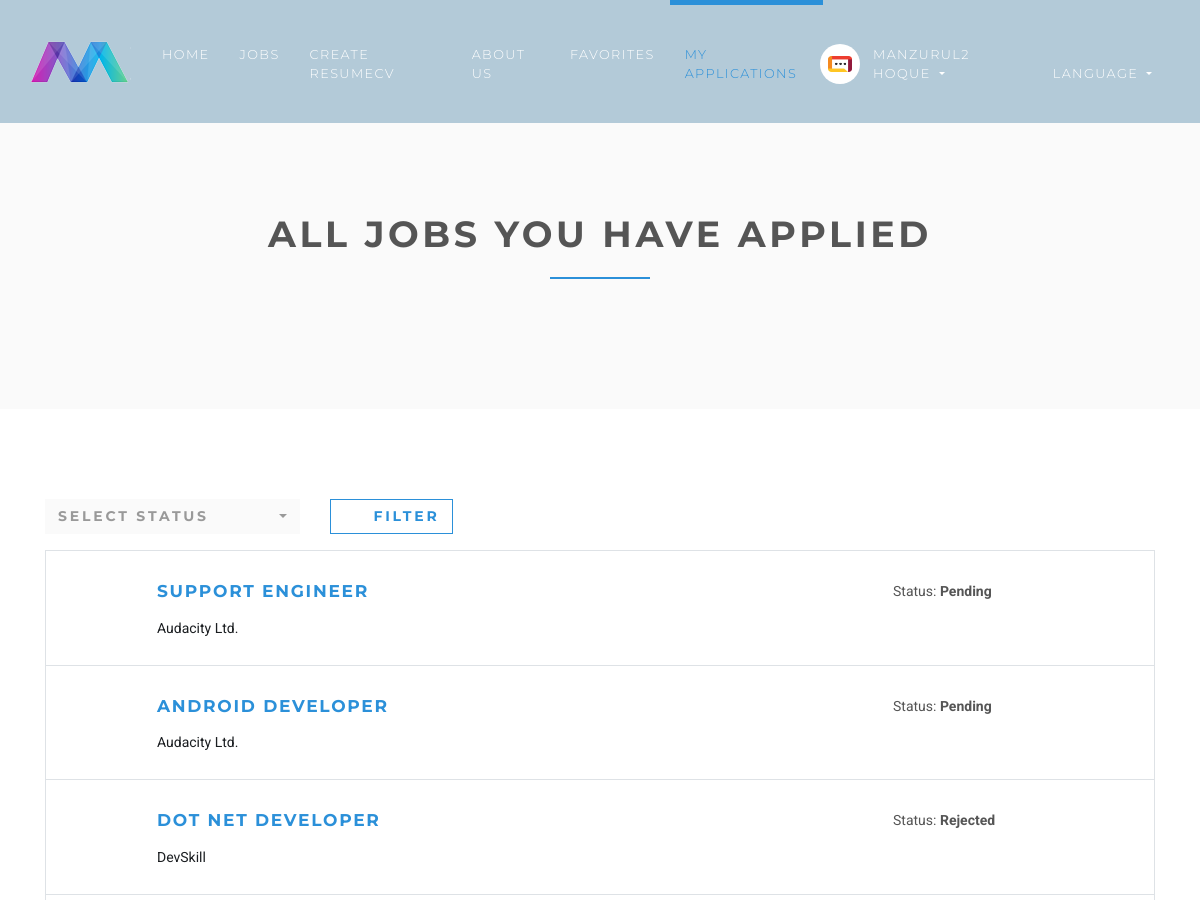
/en/employee/my-applications (signed in, upper part), run on an earlier commit of the app's database.
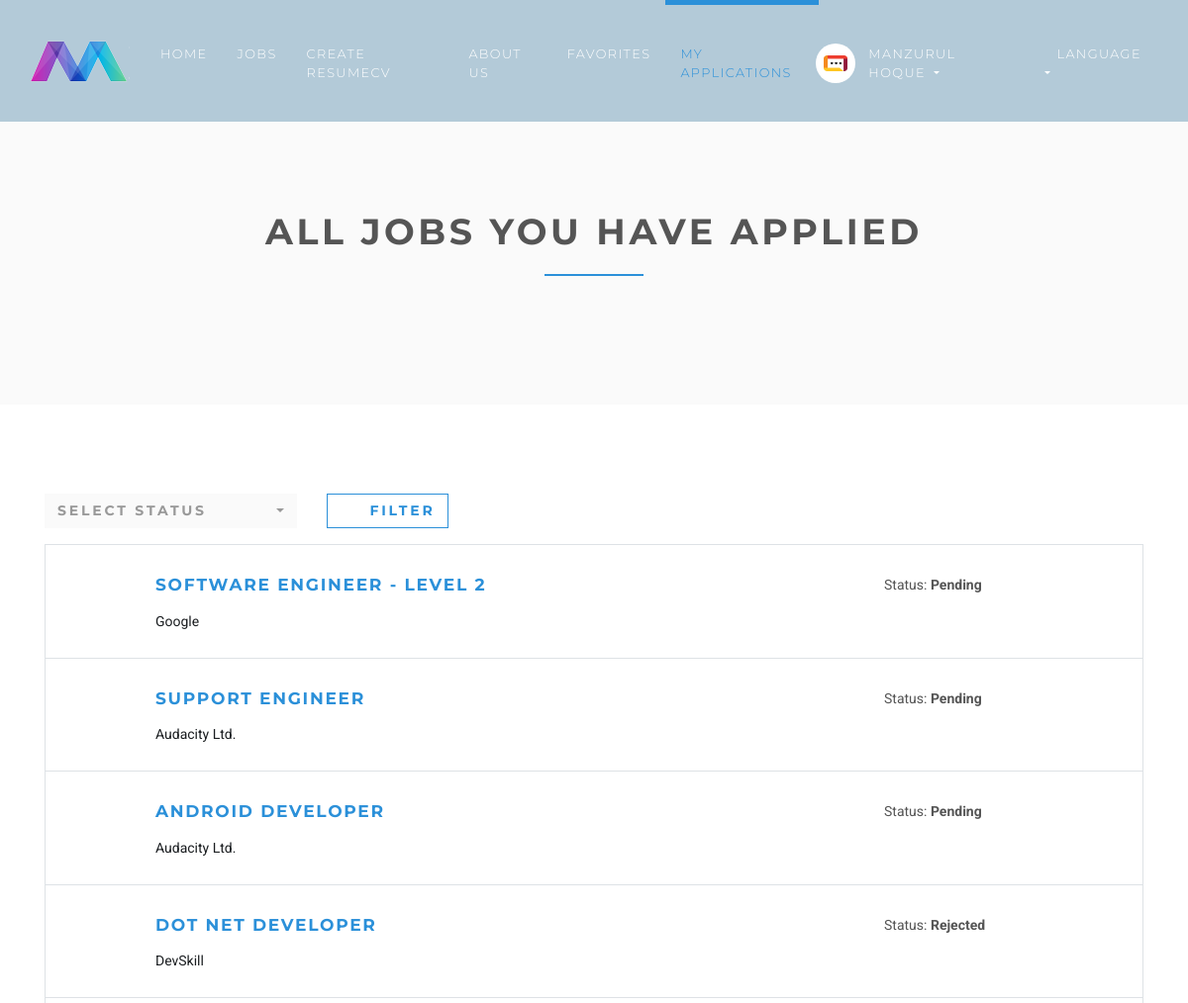
And on a later commit of the database.
### accounts/models.py (models this page shows, shortened)
class User(AbstractUser):
    username = None
    role = models.CharField(max_length=12, error_messages={"required": "Role must be provided"})
    gender = models.CharField(max_length=10, blank=True, null=True, default="")
    email = models.EmailField(
        unique=True, blank=False, error_messages={"unique": "A user with that email already exists."}
    )
    USERNAME_FIELD = "email"
    REQUIRED_FIELDS = []
    objects = UserManager()

### jobsapp/models.py (models this page shows, shortened)
class Applicant(models.Model):
    user = models.ForeignKey(User, on_delete=models.CASCADE)
    job = models.ForeignKey(Job, on_delete=models.CASCADE, related_name="applicants")
    created_at = models.DateTimeField(default=timezone.now)
    comment = models.TextField(blank=True, null=True)
    status = models.SmallIntegerField(default=1)
    class Meta:
        ordering = ["id"]
        unique_together = ["user", "job"]
    @property
    def get_status(self):
        if self.status == 1:
            return "Pending"
        elif self.status == 2:
            return "Accepted"
        else:
            return "Rejected"

class Job(models.Model):
    user = models.ForeignKey(User, on_delete=models.CASCADE)
    title = models.CharField(max_length=300)
    description = models.TextField()
    location = models.CharField(max_length=150)
    type = models.CharField(choices=JOB_TYPE, max_length=10)
    category = models.CharField(max_length=100)
    last_date = models.DateTimeField()
    company_name = models.CharField(max_length=100)
    company_description = models.CharField(max_length=300)
    website = models.CharField(max_length=100, default="")
    created_at = models.DateTimeField(default=timezone.now)
    filled = models.BooleanField(default=False)
    salary = models.IntegerField(default=0, blank=True)
    tags = models.ManyToManyField(Tag)
    objects = JobManager()
    class Meta:
        ordering = ["id"]

### jobsapp/views/employee.py (the view)
# urls.py: path("my-applications", EmployeeMyJobsListView.as_view(), name="employee-my-applications"),
@method_decorator(login_required(login_url=reverse_lazy("accounts:login")), name="dispatch")
@method_decorator(user_is_employee, name="dispatch")
class EmployeeMyJobsListView(ListView):
    model = Applicant
    template_name = "jobs/employee/my-applications.html"
    context_object_name = "applicants"
    paginate_by = 6
    def get_queryset(self):
        self.queryset = (
            self.model.objects.select_related("job").filter(user_id=self.request.user.id).order_by("-created_at")
        )
        if (
            "status" in self.request.GET
            and len(self.request.GET.get("status")) > 0
            and int(self.request.GET.get("status")) > 0
        ):
            self.queryset = self.queryset.filter(status=int(self.request.GET.get("status")))
        return self.queryset

### templates/jobs/employee/my-applications.html (shortened to what this page needs)
{% extends 'base.html' %}
{% load static %}
{% load is_favorited %}
{% load url_replace %}
{% block styles %}
    <link href="https://cdnjs.cloudflare.com/ajax/libs/select2/4.0.3/css/select2.min.css" rel="stylesheet"/>
    <link href="https://cdnjs.cloudflare.com/ajax/libs/select2-bootstrap-theme/0.1.0-beta.10/select2-bootstrap.min.css"
          rel="stylesheet"/>
    <link rel="stylesheet" href="{% static 'vendor/bootstrap-select/css/bootstrap-select.min.css' %}">
{% endblock %}
{% block content %}
    <section class="bg-light-gray">
        <div class="container">
            <div class="row">
                <div class="col-lg-8 mx-auto">
                    <h1 class="heading">All jobs you have applied</h1>
                </div>
            </div>
        </div>
    </section>
    <section style="margin-top: 0 !important;">
        <div class="container">
            <form id="job-main-form" method="get" action="" class="job-main-form">
                <div class="controls">
                    <div class="row align-items-center">
                        <div class="col-3">
                            <div class="form-group">
                                <select id="status" name="status" class="form-control select2">
                                    <option value="" selected>Select status</option>
                                </select>
                            </div>
                        </div>
                        <div class="col-6">
                            <div class="form-group">
                                <button type="submit" class="btn btn-outline-white-primary"><i class="fa fa-magic"></i>
                                    Filter
                                </button>
                            </div>
                        </div>
                    </div>
                </div>
            </form>
            {% for applicant in applicants %}
                <div class="job-listing">
                    <div class="row">
                        <div class="col-md-12 col-lg-6">
                            <div class="row">
                                <div class="col-2">
                                </div>
                                <div class="col-10">
                                    <h4 class="job__title">
                                        <a href="{% url 'jobs:jobs-detail' applicant.job.id %}">{{ applicant.job.title }}</a>
                                    </h4>
                                    <p class="job__company">
                                        <a href="#" style="color: #1b1e21">{{ applicant.job.company_name }}</a>
                                    </p>
                                </div>
                            </div>
                        </div>
                        <div class="col-10 col-md-3 col-lg-3 ml-auto">
                            <p>Status: <b>{{ applicant.get_status }}</b></p>
                        </div>
                    </div>
                </div>
            {% endfor %}
        </div>
    </section>
{% endblock %}

### templates/base.html (shortened to what the changed rows need)
{% load static %}
{% load static i18n %}
{% get_current_language as LANGUAGE_CODE %}
<!DOCTYPE html>
<html lang="{{ LANGUAGE_CODE }}">
<head>
    <link rel="stylesheet"
          href="{% static 'vendor/bootstrap/css/bootstrap.min.css' %}">
    <link rel="stylesheet"
          href="{% static 'vendor/font-awesome/css/font-awesome.min.css' %}">
    <link rel="stylesheet" href="{% static 'vendor/owl.carousel/assets/owl.carousel.css' %}">
    <link rel="stylesheet" href="{% static 'vendor/owl.carousel/assets/owl.theme.default.css' %}">
    <link rel="stylesheet" href="{% static 'css/style.default.css' %}" id="theme-stylesheet">
    <link rel="stylesheet" href="{% static 'css/custom.css' %}">
    <link rel="stylesheet" href="https://cdnjs.cloudflare.com/ajax/libs/toastr.js/latest/toastr.min.css"/>
    {% block styles %}{% endblock %}
</head>
<body>
<header class="header">
    <nav class="navbar navbar-expand-lg">
        <div class="container-fluid">
            <div id="navbarSupportedContent" class="collapse navbar-collapse">
                {% with request.resolver_match.url_name as url_name %}
                    <ul class="navbar-nav ml-auto">
                        {% if request.user.is_authenticated and request.user.role == 'employer' %}
                            <li class="nav-item dropdown">
                                <a id="clientZone" href="#" data-toggle="dropdown"
                                   aria-haspopup="true" aria-expanded="false"
                                   class="nav-link dropdown-toggle has-img mb-3 mb-lg-0 mt-3 mt-lg-0">
                                    <div class="client-menu-image">
                                        <div class="inner">
                                            <img src="{% static 'img/company-1.png' %}"
                                                 alt="company image"
                                                 class="img-fluid">
                                        </div>
                                    </div>
                                    {% if request.user.role == 'employee' %}
                                        {{ request.user.first_name }} {{ request.user.last_name }}
                                    {% else %}
                                        {{ request.user.first_name }}
                                    {% endif %}
                                </a>
                                <div aria-labelledby="clientZone" class="dropdown-menu">
                                    <a href="{% url 'jobs:employer-dashboard' %}"
                                       class="dropdown-item {% if url_name == 'employer-dashboard' %}active{% endif %}"
                                    >
                                        Dashboard
                                    </a>
                                    <a href="{% url 'jobs:employer-all-applicants' %}"
                                       class="dropdown-item {% if url_name == 'employer-all-applicants' %}active{% endif %}"
                                    >
                                        Applicants
                                    </a>
                                    <a href="{% url 'jobs:employer-jobs-create' %}"
                                       class="dropdown-item {% if url_name == 'employer-jobs-create' %}active{% endif %}"
                                    >
                                        Post a new job
                                    </a>
                                    <a href="{% url 'accounts:logout' %}" class="dropdown-item">Logout</a>
                                </div>
                            </li>
                        {% elif request.user.is_authenticated and request.user.role == 'employee' %}
                            <li class="nav-item dropdown">
                                <a id="clientZone" href="#" data-toggle="dropdown"
                                   aria-haspopup="true" aria-expanded="false"
                                   class="nav-link dropdown-toggle has-img mb-3 mb-lg-0 mt-3 mt-lg-0">
                                    <div class="client-menu-image">
                                    </div>
                                    {% if request.user.role == 'employee' %}
                                        {{ request.user.first_name }} {{ request.user.last_name }}
                                    {% else %}
                                        {{ request.user.first_name }}
                                    {% endif %}
                                </a>
                            </li>
                        {% endif %}
                    </ul>
                {% endwith %}
            </div>
        </div>
    </nav>
</header>
<div>
    {% block content %} {% endblock %}
</div>
</body>
</html>

What changed in the data, as far as the page shows it:
changed User "HOQUE": user.first_name "MANZURUL2" → "MANZURUL"
added Applicant: job "SOFTWARE ENGINEER - LEVEL 2", job.company_name "Google", get_status "Pending"
